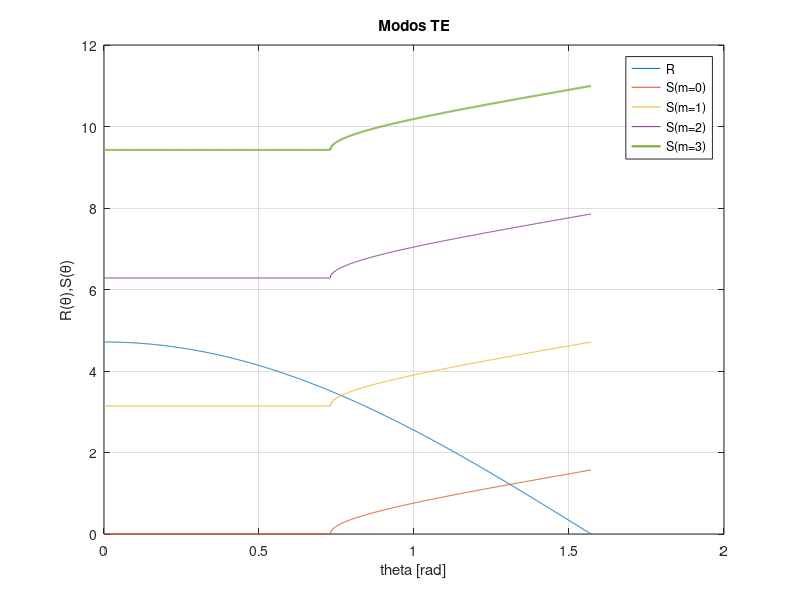

The MATLAB source for this figure:
clc, close all, clear all

% Método de rayos
% modos TE

%Parámetros
%Todas las unidades en um
n1=1.5;  %core
n2=1;    %cladding
h=1;     %grosor del core
lambda=1; %longitud de onda
k0=2*pi/lambda;  %numero de onda

%PARES

%Ecuación de dispersión
% beta=@(theta) k0*n1*sin(theta);
% gammax=sqrt((k0*n1*sin(theta)).^2 -(n2^2)*(k0^2));
% kx=sqrt((n1^2)*(k0^2) -(k0*n1*sin(theta)).^2);
R=@(theta) (h/2)*k0*n1.*cos(theta);
S0=@(theta) atan((sqrt((k0*n1*sin(theta)).^2 -(n2^2)*(k0^2)))./(sqrt((n1^2)*(k0^2) -(k0*n1*sin(theta)).^2)));
S1=@(theta) pi + atan((sqrt((k0*n1*sin(theta)).^2 -(n2^2)*(k0^2)))./(sqrt((n1^2)*(k0^2) -(k0*n1*sin(theta)).^2)));
S2=@(theta) 2*pi + atan((sqrt((k0*n1*sin(theta)).^2 -(n2^2)*(k0^2)))./(sqrt((n1^2)*(k0^2) -(k0*n1*sin(theta)).^2)));
S3=@(theta) 3*pi + atan((sqrt((k0*n1*sin(theta)).^2 -(n2^2)*(k0^2)))./(sqrt((n1^2)*(k0^2) -(k0*n1*sin(theta)).^2)));
% 
%Plot
theta=linspace(0,pi/2,1000);
figure('Name','Modos TE'), plot(theta,R(theta),theta,S0(theta),theta,S1(theta), ...
    theta,S2(theta),theta,S3(theta),'LineWidth',1.5), grid on
legend('R','S(m=0)','S(m=1)','S(m=2)','S(m=3)','Location','best')
title('Modos TE')
xlabel('theta [rad]') 
ylabel('R(θ),S(θ)')

% Ecuación de dispersión
% syms theta
% r=h*k0*n1.*cos(theta);
% s0=-2.*atan((sqrt((k0*n1*sin(theta)).^2 -(n2^2)*(k0^2)))./(sqrt((n1^2)*(k0^2) -(k0*n1*sin(theta)).^2)));
% s1=pi - 2.*atan((sqrt((k0*n1*sin(theta)).^2 -(n2^2)*(k0^2)))./(sqrt((n1^2)*(k0^2) -(k0*n1*sin(theta)).^2)));
% s2=2*pi - 2.*atan((sqrt((k0*n1*sin(theta)).^2 -(n2^2)*(k0^2)))./(sqrt((n1^2)*(k0^2) -(k0*n1*sin(theta)).^2)));
% s3=3*pi - 2.*atan((sqrt((k0*n1*sin(theta)).^2 -(n2^2)*(k0^2)))./(sqrt((n1^2)*(k0^2) -(k0*n1*sin(theta)).^2)));
% 
%Método de Newton para hallar las soluciones (intersecciones de las gráficas)
% f = r-s1;
% df = diff(f)
% f=@(theta) h*k0*n1.*cos(theta) -3*pi +2.*atan((sqrt((k0*n1*sin(theta)).^2 -(n2^2)*(k0^2)))./(sqrt((n1^2)*(k0^2) -(k0*n1*sin(theta)).^2)));
% df=@(theta) - (2*((9*pi^2*cos(theta)*sin(theta))/((9*pi^2*sin(theta)^2 - 2778046668940015/70368744177664)^(1/2)*(3125302502557517/35184372088832 - 9*pi^2*sin(theta)^2)^(1/2)) + (9*pi^2*cos(theta)*sin(theta)*(9*pi^2*sin(theta)^2 - 2778046668940015/70368744177664)^(1/2))/(3125302502557517/35184372088832 - 9*pi^2*sin(theta)^2)^(3/2)))/((9*pi^2*sin(theta)^2 - 2778046668940015/70368744177664)/(9*pi^2*sin(theta)^2 - 3125302502557517/35184372088832) - 1) - 3*pi*sin(theta);
% p0= 1;
% delta=1e-6;
% epsilon=1e-6;
% max=20;
% [p0, err, k, y] = newton(f, df, p0, delta, epsilon, max) 


%IMPARES

%Ecuación de dispersión
% beta=@(theta) k0*n1*sin(theta);
% gammax=sqrt((k0*n1*sin(theta)).^2 -(n2^2)*(k0^2));
% kx=sqrt((n1^2)*(k0^2) -(k0*n1*sin(theta)).^2);
R=@(theta) h*k0*n1.*cos(theta);
S0=@(theta) -2.*atan((sqrt((n1^2)*(k0^2) -(k0*n1*sin(theta)).^2))./(sqrt((k0*n1*sin(theta)).^2 -(n2^2)*(k0^2))));
S1=@(theta) pi -2.*atan((sqrt((n1^2)*(k0^2) -(k0*n1*sin(theta)).^2))./(sqrt((k0*n1*sin(theta)).^2 -(n2^2)*(k0^2))));
S2=@(theta) 2*pi -2.*atan((sqrt((n1^2)*(k0^2) -(k0*n1*sin(theta)).^2))./(sqrt((k0*n1*sin(theta)).^2 -(n2^2)*(k0^2))));
S3=@(theta) 3*pi -2.*atan((sqrt((n1^2)*(k0^2) -(k0*n1*sin(theta)).^2))./(sqrt((k0*n1*sin(theta)).^2 -(n2^2)*(k0^2))));
% 
% %Plot
% theta=linspace(0,pi/2,1000);
% figure('Name','Modos TE'), plot(theta,R(theta),theta,S0(theta),theta,S1(theta), ...
%     theta,S2(theta),theta,S3(theta),'LineWidth',1.5), grid on
% legend('R','S(m=0)','S(m=1)','S(m=2)','S(m=3)','Location','best')
% title('Modos TE')
% xlabel('theta [rad]') 
% ylabel('R(θ),S(θ)')

% Ecuación de dispersión
% syms theta
% r=h*k0*n1.*cos(theta);
% s0=-2.*atan((sqrt((n1^2)*(k0^2) -(k0*n1*sin(theta)).^2))./(sqrt((k0*n1*sin(theta)).^2 -(n2^2)*(k0^2))));
% s1=pi -2.*atan((sqrt((n1^2)*(k0^2) -(k0*n1*sin(theta)).^2))./(sqrt((k0*n1*sin(theta)).^2 -(n2^2)*(k0^2))));
% s2=2*pi -2.*atan((sqrt((n1^2)*(k0^2) -(k0*n1*sin(theta)).^2))./(sqrt((k0*n1*sin(theta)).^2 -(n2^2)*(k0^2))));
% s3=3*pi -2.*atan((sqrt((n1^2)*(k0^2) -(k0*n1*sin(theta)).^2))./(sqrt((k0*n1*sin(theta)).^2 -(n2^2)*(k0^2))));

% Método de Newton para hallar las soluciones (intersecciones de las gráficas)
% f = r-s1;
% df = diff(f)
% f=@(theta) h*k0*n1.*cos(theta) - 4*pi +2.*atan((sqrt((n1^2)*(k0^2) -(k0*n1*sin(theta)).^2))./(sqrt((k0*n1*sin(theta)).^2 -(n2^2)*(k0^2))));
% df=@(theta) (2*((9*pi^2*cos(theta)*sin(theta))/((9*pi^2*sin(theta)^2 - 2778046668940015/70368744177664)^(1/2)*(3125302502557517/35184372088832 - 9*pi^2*sin(theta)^2)^(1/2)) + (9*pi^2*cos(theta)*sin(theta)*(3125302502557517/35184372088832 - 9*pi^2*sin(theta)^2)^(1/2))/(9*pi^2*sin(theta)^2 - 2778046668940015/70368744177664)^(3/2)))/((9*pi^2*sin(theta)^2 - 3125302502557517/35184372088832)/(9*pi^2*sin(theta)^2 - 2778046668940015/70368744177664) - 1) - 3*pi*sin(theta);
% p0= 1;
% delta=1e-6;
% epsilon=1e-6;
% max=20;
% [p0, err, k, y] = newton(f, df, p0, delta, epsilon, max) 